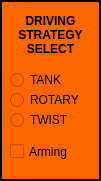
   <widget class="QFrame" name="drivingStrategyFrame">
    <property name="geometry">
     <rect>
      <x>0</x>
      <y>100</y>
      <width>101</width>
      <height>181</height>
     </rect>
    </property>
    <property name="palette">
     <palette>
      <active>
       <colorrole role="Button">
        <brush brushstyle="SolidPattern">
         <color alpha="255">
          <red>255</red>
          <green>102</green>
          <blue>0</blue>
         </color>
        </brush>
       </colorrole>
       <colorrole role="Midlight">
        <brush brushstyle="SolidPattern">
         <color alpha="255">
          <red>77</red>
          <green>77</green>
          <blue>77</blue>
         </color>
        </brush>
       </colorrole>
       <colorrole role="Text">
        <brush brushstyle="SolidPattern">
         <color alpha="255">
          <red>255</red>
          <green>102</green>
          <blue>0</blue>
         </color>
        </brush>
       </colorrole>
       <colorrole role="Base">
        <brush brushstyle="SolidPattern">
         <color alpha="255">
          <red>255</red>
          <green>102</green>
          <blue>0</blue>
         </color>
        </brush>
       </colorrole>
       <colorrole role="Window">
        <brush brushstyle="SolidPattern">
         <color alpha="255">
          <red>255</red>
          <green>102</green>
          <blue>0</blue>
         </color>
        </brush>
       </colorrole>
      </active>
      <inactive>
       <colorrole role="Button">
        <brush brushstyle="SolidPattern">
         <color alpha="255">
          <red>255</red>
          <green>102</green>
          <blue>0</blue>
         </color>
        </brush>
       </colorrole>
       <colorrole role="Midlight">
        <brush brushstyle="SolidPattern">
         <color alpha="255">
          <red>77</red>
          <green>77</green>
          <blue>77</blue>
         </color>
        </brush>
       </colorrole>
       <colorrole role="Text">
        <brush brushstyle="SolidPattern">
         <color alpha="255">
          <red>255</red>
          <green>102</green>
          <blue>0</blue>
         </color>
        </brush>
       </colorrole>
       <colorrole role="Base">
        <brush brushstyle="SolidPattern">
         <color alpha="255">
          <red>255</red>
          <green>102</green>
          <blue>0</blue>
         </color>
        </brush>
       </colorrole>
       <colorrole role="Window">
        <brush brushstyle="SolidPattern">
         <color alpha="255">
          <red>255</red>
          <green>102</green>
          <blue>0</blue>
         </color>
        </brush>
       </colorrole>
      </inactive>
      <disabled>
       <colorrole role="Button">
        <brush brushstyle="SolidPattern">
         <color alpha="255">
          <red>255</red>
          <green>102</green>
          <blue>0</blue>
         </color>
        </brush>
       </colorrole>
       <colorrole role="Midlight">
        <brush brushstyle="SolidPattern">
         <color alpha="255">
          <red>77</red>
          <green>77</green>
          <blue>77</blue>
         </color>
        </brush>
       </colorrole>
       <colorrole role="Text">
        <brush brushstyle="SolidPattern">
         <color alpha="255">
          <red>120</red>
          <green>120</green>
          <blue>120</blue>
         </color>
        </brush>
       </colorrole>
       <colorrole role="Base">
        <brush brushstyle="SolidPattern">
         <color alpha="255">
          <red>255</red>
          <green>102</green>
          <blue>0</blue>
         </color>
        </brush>
       </colorrole>
       <colorrole role="Window">
        <brush brushstyle="SolidPattern">
         <color alpha="255">
          <red>255</red>
          <green>102</green>
          <blue>0</blue>
         </color>
        </brush>
       </colorrole>
      </disabled>
     </palette>
    </property>
    <property name="styleSheet">
     <string notr="true">background-color: rgb(255, 102, 0);</string>
    </property>
    <property name="frameShape">
     <enum>QFrame::Panel</enum>
    </property>
    <property name="frameShadow">
     <enum>QFrame::Plain</enum>
    </property>
    <property name="lineWidth">
     <number>2</number>
    </property>
    <property name="midLineWidth">
     <number>9</number>
    </property>
    <widget class="QLabel" name="label_6">
     <property name="geometry">
      <rect>
       <x>10</x>
       <y>10</y>
       <width>81</width>
       <height>51</height>
      </rect>
     </property>
     <property name="text">
      <string>&lt;html&gt;&lt;head/&gt;&lt;body&gt;&lt;p align=&quot;center&quot;&gt;&lt;span style=&quot; font-weight:600;&quot;&gt;DRIVING&lt;br/&gt;STRATEGY&lt;br/&gt;SELECT&lt;/span&gt;&lt;/p&gt;&lt;/body&gt;&lt;/html&gt;</string>
     </property>
     <property name="alignment">
      <set>Qt::AlignCenter</set>
     </property>
    </widget>
    <widget class="QRadioButton" name="rotaryModeRadio">
     <property name="geometry">
      <rect>
       <x>10</x>
       <y>90</y>
       <width>81</width>
       <height>20</height>
      </rect>
     </property>
     <property name="text">
      <string>ROTARY</string>
     </property>
    </widget>
    <widget class="QRadioButton" name="twistModeRadio">
     <property name="geometry">
      <rect>
       <x>10</x>
       <y>110</y>
       <width>81</width>
       <height>20</height>
      </rect>
     </property>
     <property name="text">
      <string>TWIST</string>
     </property>
    </widget>
    <widget class="QRadioButton" name="tankModeRadio">
     <property name="geometry">
      <rect>
       <x>10</x>
       <y>70</y>
       <width>61</width>
       <height>20</height>
      </rect>
     </property>
     <property name="text">
      <string>TANK</string>
     </property>
    </widget>
    <widget class="QCheckBox" name="guiArmingCheck">
     <property name="geometry">
      <rect>
       <x>10</x>
       <y>140</y>
       <width>71</width>
       <height>23</height>
      </rect>
     </property>
     <property name="text">
      <string>Arming</string>
     </property>
    </widget>
   </widget>
